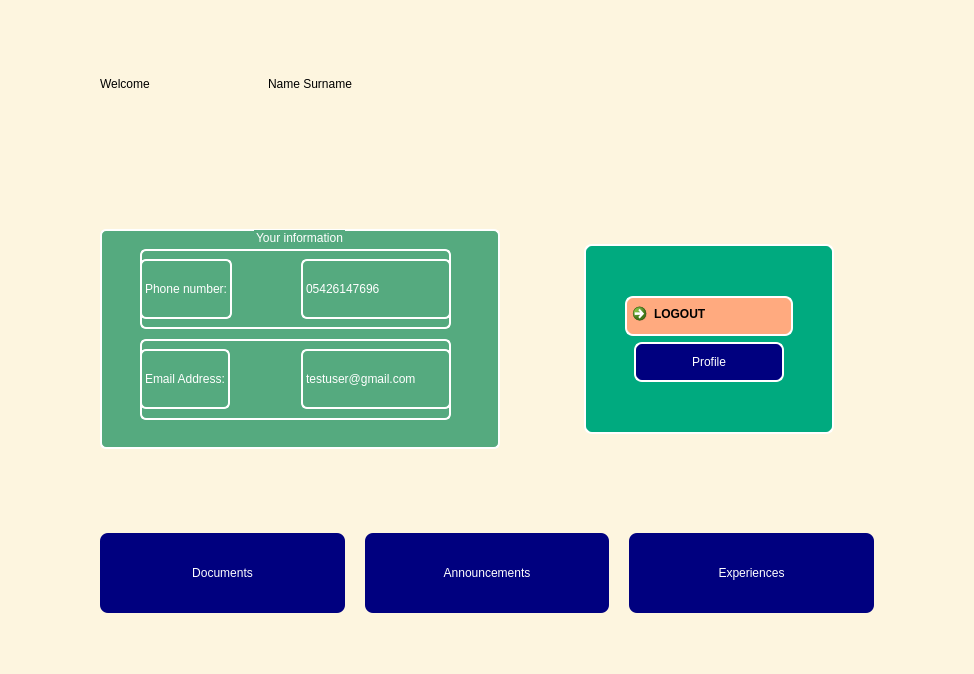
<?xml version="1.0" encoding="UTF-8"?>
<ui version="4.0">
 <class>Dialog</class>
 <widget class="QDialog" name="Dialog">
  <property name="geometry">
   <rect>
    <x>0</x>
    <y>0</y>
    <width>974</width>
    <height>674</height>
   </rect>
  </property>
  <property name="windowTitle">
   <string>Dialog</string>
  </property>
  <property name="styleSheet">
   <string notr="true">background-color: rgb(194, 154, 191);
background-color: rgb(253, 245, 223);</string>
  </property>
  <layout class="QVBoxLayout" name="verticalLayout">
   <item>
    <layout class="QVBoxLayout" name="mainColumn">
     <item alignment="Qt::AlignVCenter">
      <widget class="QWidget" name="widget" native="true">
       <property name="minimumSize">
        <size>
         <width>950</width>
         <height>650</height>
        </size>
       </property>
       <property name="maximumSize">
        <size>
         <width>2000</width>
         <height>1600</height>
        </size>
       </property>
       <layout class="QVBoxLayout" name="verticalLayout_3">
        <item>
         <layout class="QVBoxLayout" name="column" stretch="1,3,1">
          <property name="leftMargin">
           <number>40</number>
          </property>
          <property name="rightMargin">
           <number>40</number>
          </property>
          <property name="bottomMargin">
           <number>40</number>
          </property>
          <item>
           <layout class="QHBoxLayout" name="horizontalLayout_5" stretch="1,4">
            <property name="leftMargin">
             <number>40</number>
            </property>
            <item alignment="Qt::AlignLeft">
             <widget class="QLabel" name="label">
              <property name="styleSheet">
               <string notr="true">font: 16pt &quot;MS Shell Dlg 2&quot;;</string>
              </property>
              <property name="text">
               <string>Welcome</string>
              </property>
             </widget>
            </item>
            <item alignment="Qt::AlignLeft">
             <widget class="QLabel" name="outNameSurname">
              <property name="styleSheet">
               <string notr="true">font: 75 16pt &quot;MS Shell Dlg 2&quot;;</string>
              </property>
              <property name="text">
               <string>Name Surname</string>
              </property>
             </widget>
            </item>
           </layout>
          </item>
          <item>
           <layout class="QHBoxLayout" name="horizontalLayout_4">
            <property name="leftMargin">
             <number>40</number>
            </property>
            <property name="rightMargin">
             <number>80</number>
            </property>
            <item alignment="Qt::AlignLeft|Qt::AlignVCenter">
             <widget class="QGroupBox" name="groupBox">
              <property name="minimumSize">
               <size>
                <width>400</width>
                <height>220</height>
               </size>
              </property>
              <property name="maximumSize">
               <size>
                <width>400</width>
                <height>220</height>
               </size>
              </property>
              <property name="styleSheet">
               <string notr="true">background-color: rgb(85, 170, 127);
font: 75 9pt &quot;MS Shell Dlg 2&quot;;
border-radius: 6;
border: 2px solid white;
color: rgb(255, 255, 255);

</string>
              </property>
              <property name="title">
               <string>Your information</string>
              </property>
              <property name="alignment">
               <set>Qt::AlignCenter</set>
              </property>
              <widget class="QWidget" name="horizontalLayoutWidget_2">
               <property name="geometry">
                <rect>
                 <x>40</x>
                 <y>20</y>
                 <width>311</width>
                 <height>80</height>
                </rect>
               </property>
               <layout class="QHBoxLayout" name="horizontalLayout_2">
                <item alignment="Qt::AlignLeft">
                 <widget class="QLabel" name="label_3">
                  <property name="maximumSize">
                   <size>
                    <width>120</width>
                    <height>60</height>
                   </size>
                  </property>
                  <property name="text">
                   <string>Phone number:</string>
                  </property>
                 </widget>
                </item>
                <item>
                 <widget class="QLabel" name="outPhoneNumber">
                  <property name="maximumSize">
                   <size>
                    <width>150</width>
                    <height>60</height>
                   </size>
                  </property>
                  <property name="text">
                   <string>05426147696</string>
                  </property>
                 </widget>
                </item>
               </layout>
              </widget>
              <widget class="QWidget" name="horizontalLayoutWidget_3">
               <property name="geometry">
                <rect>
                 <x>40</x>
                 <y>110</y>
                 <width>311</width>
                 <height>81</height>
                </rect>
               </property>
               <layout class="QHBoxLayout" name="horizontalLayout_3">
                <item alignment="Qt::AlignLeft">
                 <widget class="QLabel" name="label_5">
                  <property name="maximumSize">
                   <size>
                    <width>120</width>
                    <height>60</height>
                   </size>
                  </property>
                  <property name="text">
                   <string>Email Address:</string>
                  </property>
                 </widget>
                </item>
                <item>
                 <widget class="QLabel" name="outEmail">
                  <property name="maximumSize">
                   <size>
                    <width>150</width>
                    <height>60</height>
                   </size>
                  </property>
                  <property name="text">
                   <string>testuser@gmail.com</string>
                  </property>
                 </widget>
                </item>
               </layout>
              </widget>
             </widget>
            </item>
            <item alignment="Qt::AlignRight|Qt::AlignVCenter">
             <widget class="QWidget" name="widget_2" native="true">
              <property name="sizePolicy">
               <sizepolicy hsizetype="Preferred" vsizetype="Preferred">
                <horstretch>0</horstretch>
                <verstretch>0</verstretch>
               </sizepolicy>
              </property>
              <property name="minimumSize">
               <size>
                <width>250</width>
                <height>190</height>
               </size>
              </property>
              <property name="maximumSize">
               <size>
                <width>400</width>
                <height>200</height>
               </size>
              </property>
              <property name="styleSheet">
               <string notr="true">border: 2px solid white;
border-radius: 8;
background-color: rgb(0, 170, 127);</string>
              </property>
              <layout class="QVBoxLayout" name="verticalLayout_4">
               <item>
                <layout class="QVBoxLayout" name="verticalLayout_2">
                 <item alignment="Qt::AlignHCenter">
                  <widget class="QCommandLinkButton" name="btnLogout">
                   <property name="minimumSize">
                    <size>
                     <width>150</width>
                     <height>40</height>
                    </size>
                   </property>
                   <property name="maximumSize">
                    <size>
                     <width>200</width>
                     <height>40</height>
                    </size>
                   </property>
                   <property name="styleSheet">
                    <string notr="true">background-color: rgb(255, 170, 127);</string>
                   </property>
                   <property name="text">
                    <string>LOGOUT</string>
                   </property>
                  </widget>
                 </item>
                 <item alignment="Qt::AlignHCenter">
                  <widget class="QPushButton" name="btnProfile">
                   <property name="minimumSize">
                    <size>
                     <width>150</width>
                     <height>40</height>
                    </size>
                   </property>
                   <property name="maximumSize">
                    <size>
                     <width>200</width>
                     <height>40</height>
                    </size>
                   </property>
                   <property name="styleSheet">
                    <string notr="true">background-color: rgb(0, 0, 127);
color: rgb(255, 255, 255);</string>
                   </property>
                   <property name="text">
                    <string>Profile</string>
                   </property>
                  </widget>
                 </item>
                </layout>
               </item>
              </layout>
             </widget>
            </item>
           </layout>
          </item>
          <item>
           <layout class="QHBoxLayout" name="horizontalLayout">
            <property name="spacing">
             <number>20</number>
            </property>
            <property name="leftMargin">
             <number>40</number>
            </property>
            <property name="rightMargin">
             <number>40</number>
            </property>
            <item>
             <widget class="QPushButton" name="btnDocuments">
              <property name="minimumSize">
               <size>
                <width>200</width>
                <height>40</height>
               </size>
              </property>
              <property name="maximumSize">
               <size>
                <width>400</width>
                <height>80</height>
               </size>
              </property>
              <property name="styleSheet">
               <string notr="true">color: rgb(255, 255, 255);
background-color: rgb(0, 0, 127);
border-radius: 8;</string>
              </property>
              <property name="text">
               <string>Documents</string>
              </property>
             </widget>
            </item>
            <item>
             <widget class="QPushButton" name="btnAnnouncements">
              <property name="minimumSize">
               <size>
                <width>200</width>
                <height>40</height>
               </size>
              </property>
              <property name="maximumSize">
               <size>
                <width>400</width>
                <height>80</height>
               </size>
              </property>
              <property name="styleSheet">
               <string notr="true">color: rgb(255, 255, 255);
background-color: rgb(0, 0, 127);
border-radius: 8;</string>
              </property>
              <property name="text">
               <string>Announcements</string>
              </property>
             </widget>
            </item>
            <item>
             <widget class="QPushButton" name="btnExperiences">
              <property name="minimumSize">
               <size>
                <width>200</width>
                <height>40</height>
               </size>
              </property>
              <property name="maximumSize">
               <size>
                <width>400</width>
                <height>80</height>
               </size>
              </property>
              <property name="styleSheet">
               <string notr="true">color: rgb(255, 255, 255);
background-color: rgb(0, 0, 127);
border-radius: 8;</string>
              </property>
              <property name="text">
               <string>Experiences</string>
              </property>
             </widget>
            </item>
           </layout>
          </item>
         </layout>
        </item>
       </layout>
      </widget>
     </item>
    </layout>
   </item>
  </layout>
 </widget>
 <resources/>
 <connections/>
</ui>
